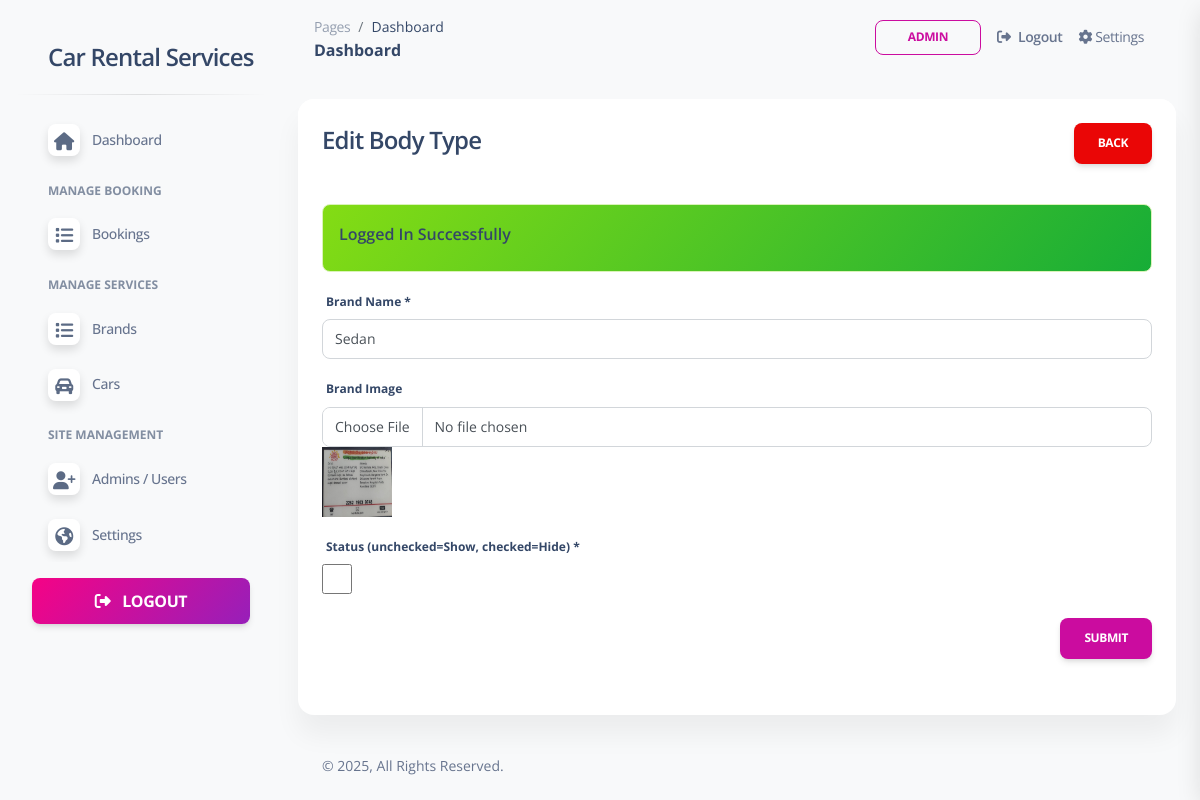
Page /admin/body-types-edit.php?id=1 (signed in) on the committed database.
### tables this page shows
CREATE TABLE `web_settings` (
  `id` int(11) UNSIGNED NOT NULL,
  `title` varchar(255) NOT NULL,
  `url` varchar(255) DEFAULT NULL,
  `description` varchar(1000) DEFAULT NULL,
  `logo` varchar(100) DEFAULT NULL,
  `address` varchar(500) DEFAULT NULL,
  `email1` varchar(100) DEFAULT NULL,
  `email2` varchar(100) DEFAULT NULL,
  `phone1` varchar(15) DEFAULT NULL,
  `phone2` varchar(15) DEFAULT NULL
);

CREATE TABLE `body_types` (
  `id` int(11) UNSIGNED NOT NULL,
  `name` varchar(100) NOT NULL,
  `slug` varchar(150) NOT NULL,
  `image` varchar(100) DEFAULT NULL,
  `status` tinyint(1) NOT NULL DEFAULT 0 COMMENT '0=shown,1=hide',
  `created_at` date DEFAULT current_timestamp()
);

### admin/body-types-edit.php (the view, shortened to what this page needs)
<?php include('includes/header.php'); ?>
    <div class="row">
        <div class="col-12">
            <div class="card mb-4">
                <div class="card-header pb-0">
                    <h4>Edit Body Type
                        <a href="body-types.php" class="btn btn-danger float-end">Back</a>
                    </h4>
                </div>
                <div class="card-body">
                    <form action="code.php" method="POST" enctype="multipart/form-data">
                        <?php
                            $bodyType = getById('body_types',checkParamId('id'));
                            if($bodyType['status'] == 200){
                        ?>
                        <div class="mb-3">
                            <label>Brand Name *</label>
                            <input type="text" name="name" value="<?= $bodyType['data']['name']; ?>" required class="form-control" />
                        </div>
                        <div class="mb-3">
                            <label>Brand Image</label>
                            <input type="file" name="image" class="form-control" />
                            <?php if($bodyType['data']['image'] != ''){ ?>
                                <img src="<?= '../'.$bodyType['data']['image']; ?>" style="width: 70px;height: 70px;" alt="brand" />
                            <?php }else{ echo "No Image Uploaded"; } ?>
                        </div>
                        <div class="mb-3">
                            <label>Status (unchecked=Show, checked=Hide)  *</label>
                            <br/>
                            <input type="checkbox" style="width:30px;height:30px;" name="status" <?= $bodyType['data']['status'] == true ? 'checked':''; ?> />
                        </div>
                        <div class="mb-3 text-end">
                            <button type="submit" name="updateBodyType" class="btn btn-primary">Submit</button>
                        </div>
                        <?php
                            } else {
                                echo '<h5>'.$bodyType['message'].'</h5>';
                            }
                        ?>
                    </form>
                </div>
            </div>
        </div>
    </div>
<?php include('includes/footer.php'); ?>

### admin/includes/sidebar.php
<?php
$pageName = substr($_SERVER["SCRIPT_NAME"],strrpos($_SERVER["SCRIPT_NAME"],"/")+1);
?>
<aside class="sidenav navbar navbar-vertical navbar-expand-xs border-0 border-radius-xl my-3 fixed-start ms-3 " id="sidenav-main">
    <div class="sidenav-header">
      <a class="navbar-brand m-0" href="dashboard.php" target="_blank">
        <h4><?= webSetting('title') ?? 'Funda Services'; ?></h4>
      </a>
    </div>
    <hr class="horizontal dark mt-0">
    <div class="collapse navbar-collapse w-auto" id="sidenav-collapse-main">
      <ul class="navbar-nav">
        <li class="nav-item">
          <a class="nav-link
            <?= $pageName == "dashboard.php"?'active':'' ?>" href="dashboard.php">
            <div class="icon icon-shape icon-sm shadow border-radius-md bg-white text-center me-2 d-flex align-items-center justify-content-center">
                <i class="fa fa-home <?= $pageName == "dashboard.php"?'text-white':'text-dark' ?>   text-lg"></i>
            </div>
            <span class="nav-link-text ms-1">Dashboard</span>
          </a>
        </li>
        <li class="nav-item mt-3">
          <h6 class="ps-4 ms-2 text-uppercase text-xs font-weight-bolder opacity-6">Manage Booking</h6>
        </li>
        <li class="nav-item">
          <a class="nav-link  <?= $pageName == "bookings.php"?'active':'' ?>"  href="bookings.php">
            <div class="icon icon-shape icon-sm shadow border-radius-md bg-white text-center me-2 d-flex align-items-center justify-content-center">
                <i class="fa fa-list <?= $pageName == "bookings.php"?'text-white':'text-dark' ?>   text-lg"></i>
            </div>
            <span class="nav-link-text ms-1">Bookings</span>
          </a>
        </li>
        <li class="nav-item mt-3">
          <h6 class="ps-4 ms-2 text-uppercase text-xs font-weight-bolder opacity-6">Manage Services</h6>
        </li>
        <li class="nav-item">
          <a class="nav-link <?= $pageName == "brands.php"?'active':'' ?>" href="brands.php">
            <div class="icon icon-shape icon-sm shadow border-radius-md bg-white text-center me-2 d-flex align-items-center justify-content-center">
                <i class="fa fa-list <?= $pageName == "brands.php"?'text-white':'text-dark' ?>   text-lg"></i>
            </div>
            <span class="nav-link-text ms-1">Brands</span>
          </a>
        </li>
        <li class="nav-item">
          <a class="nav-link <?= $pageName == "cars.php"?'active':'' ?>" href="cars.php">
            <div class="icon icon-shape icon-sm shadow border-radius-md bg-white text-center me-2 d-flex align-items-center justify-content-center">
                <i class="fa fa-car-alt <?= $pageName == "cars.php"?'text-white':'text-dark' ?>   text-lg"></i>
            </div>
            <span class="nav-link-text ms-1">Cars</span>
          </a>
        </li>
        <li class="nav-item mt-3">
          <h6 class="ps-4 ms-2 text-uppercase text-xs font-weight-bolder opacity-6">Site Management</h6>
        </li>
        <li class="nav-item">
          <a class="nav-link <?= $pageName == "users.php"?'active':'' ?>" href="users.php">
            <div class="icon icon-shape icon-sm shadow border-radius-md bg-white text-center me-2 d-flex align-items-center justify-content-center">
                <i class="fa fa-user-plus <?= $pageName == "users.php"?'text-white':'text-dark' ?>   text-lg"></i>
            </div>
            <span class="nav-link-text ms-1">Admins / Users</span>
          </a>
        </li>
        <li class="nav-item">
          <a class="nav-link <?= $pageName == "settings.php"?'active':'' ?>"
          href="settings.php">
            <div class="icon icon-shape icon-sm shadow border-radius-md bg-white text-center me-2 d-flex align-items-center justify-content-center">
                <i class="fa fa-globe <?= $pageName == "settings.php"?'text-white':'text-dark' ?> text-lg" ></i>
            </div>
            <span class="nav-link-text ms-1">Settings</span>
          </a>
        </li>
      </ul>
    </div>
    <div class="sidenav-footer mx-3 ">
      <a class="btn bg-gradient-primary mt-3 fs-6 w-100" href="logout.php">
        <i class="fa fa-sign-out me-2"></i> Logout
      </a>
    </div>
  </aside>

### admin/assets/css/nucleo-svg.css (style rules this page uses)
.icon { display: inline-block; color: #111111; height: 1em; width: 1em; }
.icon-sm { height: 0.8em; width: 0.8em; }
.icon { fill: currentColor; stroke: none; }

### rows in the picture
web_settings: title "Car Rental Services"
body_types: name "Sedan", image (picture)

### other values in the picture
$_SESSION['loggedInUser']['name'] "ADMIN"
$_SESSION['status'] "Logged In Successfully"
